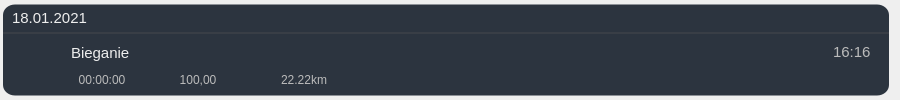
<?xml version="1.0" encoding="UTF-8"?>
<ui version="4.0">
 <class>ActivityWidget</class>
 <widget class="QWidget" name="ActivityWidget">
  <property name="geometry">
   <rect>
    <x>0</x>
    <y>0</y>
    <width>900</width>
    <height>100</height>
   </rect>
  </property>
  <property name="minimumSize">
   <size>
    <width>900</width>
    <height>100</height>
   </size>
  </property>
  <property name="cursor">
   <cursorShape>PointingHandCursor</cursorShape>
  </property>
  <property name="windowTitle">
   <string>Form</string>
  </property>
  <property name="styleSheet">
   <string notr="true">#ActivityWidget * {
	border: none;
	background-color: #2C343F;
	color: #EEEEEE;
}

#ActivityWidget {
	
}</string>
  </property>
  <layout class="QVBoxLayout" name="verticalLayout" stretch="1,2">
   <property name="spacing">
    <number>0</number>
   </property>
   <property name="leftMargin">
    <number>3</number>
   </property>
   <property name="topMargin">
    <number>3</number>
   </property>
   <property name="bottomMargin">
    <number>3</number>
   </property>
   <item>
    <widget class="QWidget" name="date_container" native="true">
     <property name="font">
      <font>
       <pointsize>10</pointsize>
      </font>
     </property>
     <property name="styleSheet">
      <string notr="true">#date_container {
	border-bottom: 2px solid #393E46;
	border-top: 3px solid transparent;
	border-top-left-radius: 12px;
	border-top-right-radius: 12px;
}</string>
     </property>
     <layout class="QHBoxLayout" name="horizontalLayout">
      <property name="spacing">
       <number>0</number>
      </property>
      <property name="topMargin">
       <number>0</number>
      </property>
      <property name="rightMargin">
       <number>2</number>
      </property>
      <property name="bottomMargin">
       <number>0</number>
      </property>
      <item alignment="Qt::AlignVCenter">
       <widget class="QLabel" name="activity_date_label">
        <property name="font">
         <font>
          <pointsize>11</pointsize>
         </font>
        </property>
        <property name="text">
         <string>18.01.2021</string>
        </property>
       </widget>
      </item>
     </layout>
    </widget>
   </item>
   <item>
    <widget class="QWidget" name="widget_2" native="true">
     <property name="styleSheet">
      <string notr="true">#widget_2 {
	border-bottom: 3px solid transparent;
	border-bottom-left-radius: 12px;
	border-bottom-right-radius: 12px;
}</string>
     </property>
     <layout class="QHBoxLayout" name="horizontalLayout_2" stretch="0,0">
      <property name="spacing">
       <number>0</number>
      </property>
      <property name="topMargin">
       <number>0</number>
      </property>
      <property name="bottomMargin">
       <number>0</number>
      </property>
      <item alignment="Qt::AlignLeft">
       <widget class="QWidget" name="widget_3" native="true">
        <property name="minimumSize">
         <size>
          <width>50</width>
          <height>50</height>
         </size>
        </property>
        <property name="maximumSize">
         <size>
          <width>50</width>
          <height>50</height>
         </size>
        </property>
        <layout class="QVBoxLayout" name="verticalLayout_2">
         <property name="spacing">
          <number>0</number>
         </property>
         <property name="leftMargin">
          <number>0</number>
         </property>
         <property name="topMargin">
          <number>0</number>
         </property>
         <property name="rightMargin">
          <number>0</number>
         </property>
         <property name="bottomMargin">
          <number>0</number>
         </property>
         <item alignment="Qt::AlignHCenter|Qt::AlignVCenter">
          <widget class="QLabel" name="activity_icon">
           <property name="minimumSize">
            <size>
             <width>50</width>
             <height>50</height>
            </size>
           </property>
           <property name="text">
            <string/>
           </property>
           <property name="pixmap">
            <pixmap resource="../resources/icons.qrc">:/icons/icons/default-activity-icon.png</pixmap>
           </property>
           <property name="scaledContents">
            <bool>true</bool>
           </property>
          </widget>
         </item>
        </layout>
       </widget>
      </item>
      <item>
       <widget class="QWidget" name="widget_4" native="true">
        <property name="sizePolicy">
         <sizepolicy hsizetype="Preferred" vsizetype="Preferred">
          <horstretch>0</horstretch>
          <verstretch>0</verstretch>
         </sizepolicy>
        </property>
        <property name="maximumSize">
         <size>
          <width>16777215</width>
          <height>50</height>
         </size>
        </property>
        <property name="styleSheet">
         <string notr="true"/>
        </property>
        <layout class="QVBoxLayout" name="verticalLayout_3">
         <property name="spacing">
          <number>0</number>
         </property>
         <property name="leftMargin">
          <number>0</number>
         </property>
         <property name="topMargin">
          <number>0</number>
         </property>
         <property name="rightMargin">
          <number>0</number>
         </property>
         <property name="bottomMargin">
          <number>0</number>
         </property>
         <item>
          <widget class="QWidget" name="widget_5" native="true">
           <property name="minimumSize">
            <size>
             <width>0</width>
             <height>25</height>
            </size>
           </property>
           <property name="maximumSize">
            <size>
             <width>16777215</width>
             <height>25</height>
            </size>
           </property>
           <layout class="QHBoxLayout" name="horizontalLayout_3">
            <property name="spacing">
             <number>0</number>
            </property>
            <property name="leftMargin">
             <number>0</number>
            </property>
            <property name="topMargin">
             <number>0</number>
            </property>
            <property name="bottomMargin">
             <number>0</number>
            </property>
            <item>
             <widget class="QWidget" name="widget_7" native="true">
              <layout class="QHBoxLayout" name="horizontalLayout_4" stretch="0">
               <property name="spacing">
                <number>0</number>
               </property>
               <property name="leftMargin">
                <number>9</number>
               </property>
               <property name="topMargin">
                <number>0</number>
               </property>
               <property name="rightMargin">
                <number>0</number>
               </property>
               <property name="bottomMargin">
                <number>0</number>
               </property>
               <item>
                <widget class="QLabel" name="activity_name_label">
                 <property name="sizePolicy">
                  <sizepolicy hsizetype="Expanding" vsizetype="Preferred">
                   <horstretch>0</horstretch>
                   <verstretch>0</verstretch>
                  </sizepolicy>
                 </property>
                 <property name="font">
                  <font>
                   <pointsize>11</pointsize>
                  </font>
                 </property>
                 <property name="text">
                  <string>Bieganie</string>
                 </property>
                </widget>
               </item>
              </layout>
             </widget>
            </item>
            <item alignment="Qt::AlignRight">
             <widget class="QWidget" name="widget_8" native="true">
              <layout class="QVBoxLayout" name="verticalLayout_4">
               <property name="spacing">
                <number>0</number>
               </property>
               <property name="leftMargin">
                <number>0</number>
               </property>
               <property name="topMargin">
                <number>0</number>
               </property>
               <property name="rightMargin">
                <number>0</number>
               </property>
               <property name="bottomMargin">
                <number>0</number>
               </property>
               <item alignment="Qt::AlignHCenter|Qt::AlignVCenter">
                <widget class="QLabel" name="activity_start_time_label">
                 <property name="font">
                  <font>
                   <pointsize>11</pointsize>
                  </font>
                 </property>
                 <property name="styleSheet">
                  <string notr="true">color: #BBB;</string>
                 </property>
                 <property name="text">
                  <string>16:16</string>
                 </property>
                </widget>
               </item>
              </layout>
             </widget>
            </item>
           </layout>
          </widget>
         </item>
         <item>
          <widget class="QWidget" name="info_container" native="true">
           <property name="minimumSize">
            <size>
             <width>0</width>
             <height>30</height>
            </size>
           </property>
           <property name="maximumSize">
            <size>
             <width>16777215</width>
             <height>30</height>
            </size>
           </property>
           <property name="styleSheet">
            <string notr="true">color: #BBB;</string>
           </property>
           <layout class="QHBoxLayout" name="horizontalLayout_5">
            <property name="leftMargin">
             <number>0</number>
            </property>
            <property name="topMargin">
             <number>0</number>
            </property>
            <property name="rightMargin">
             <number>0</number>
            </property>
            <property name="bottomMargin">
             <number>0</number>
            </property>
            <item alignment="Qt::AlignLeft|Qt::AlignVCenter">
             <widget class="QPushButton" name="duration">
              <property name="sizePolicy">
               <sizepolicy hsizetype="Minimum" vsizetype="Preferred">
                <horstretch>0</horstretch>
                <verstretch>0</verstretch>
               </sizepolicy>
              </property>
              <property name="minimumSize">
               <size>
                <width>80</width>
                <height>0</height>
               </size>
              </property>
              <property name="text">
               <string>00:00:00</string>
              </property>
              <property name="icon">
               <iconset resource="../resources/icons.qrc">
                <normaloff>:/icons/icons/clock-three-svgrepo-com.svg</normaloff>:/icons/icons/clock-three-svgrepo-com.svg</iconset>
              </property>
             </widget>
            </item>
            <item alignment="Qt::AlignVCenter">
             <widget class="QPushButton" name="avg_speed">
              <property name="minimumSize">
               <size>
                <width>100</width>
                <height>0</height>
               </size>
              </property>
              <property name="text">
               <string>100,00</string>
              </property>
              <property name="icon">
               <iconset resource="../resources/icons.qrc">
                <normaloff>:/icons/icons/clock-lines-svgrepo-com.svg</normaloff>:/icons/icons/clock-lines-svgrepo-com.svg</iconset>
              </property>
             </widget>
            </item>
            <item alignment="Qt::AlignHCenter|Qt::AlignVCenter">
             <widget class="QPushButton" name="distance">
              <property name="minimumSize">
               <size>
                <width>100</width>
                <height>0</height>
               </size>
              </property>
              <property name="text">
               <string>22.22km</string>
              </property>
              <property name="icon">
               <iconset resource="../resources/icons.qrc">
                <normaloff>:/icons/icons/road-svgrepo-com.svg</normaloff>:/icons/icons/road-svgrepo-com.svg</iconset>
              </property>
             </widget>
            </item>
            <item>
             <spacer name="horizontalSpacer">
              <property name="orientation">
               <enum>Qt::Horizontal</enum>
              </property>
              <property name="sizeHint" stdset="0">
               <size>
                <width>40</width>
                <height>20</height>
               </size>
              </property>
             </spacer>
            </item>
           </layout>
          </widget>
         </item>
        </layout>
       </widget>
      </item>
     </layout>
    </widget>
   </item>
  </layout>
 </widget>
 <resources>
  <include location="../resources/icons.qrc"/>
 </resources>
 <connections/>
</ui>
